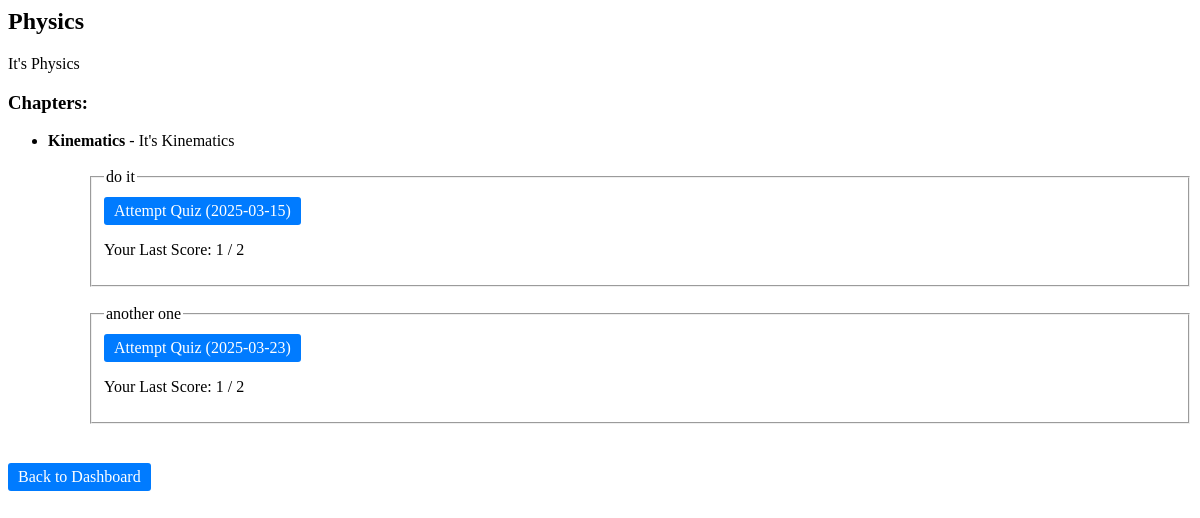
The app's page /view_quizzes/1 (signed in), older data.
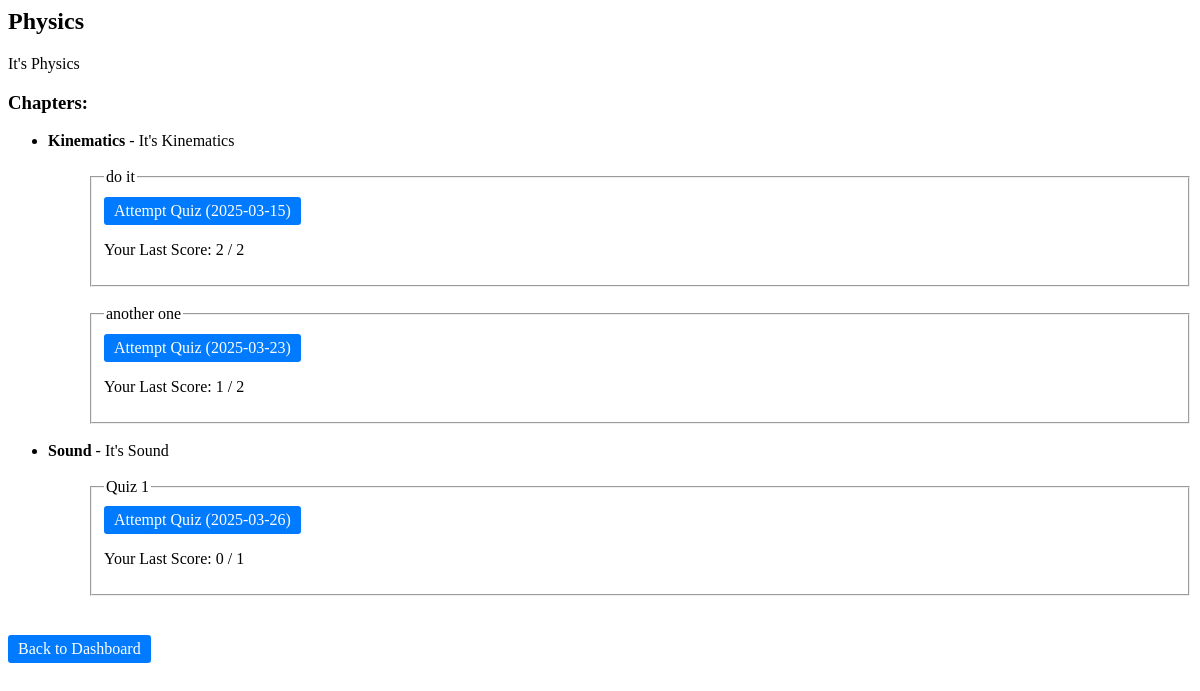
The same page, newer data.
### models/models.py (models this page shows)
class Chapter(db.Model):
    id = db.Column(db.Integer, primary_key=True)
    subject_id = db.Column(db.Integer, db.ForeignKey('subject.id'), nullable=False) # Link to subject
    name = db.Column(db.String(150), nullable=False)
    description = db.Column(db.Text, nullable=True)

class Quiz(db.Model):
    id = db.Column(db.Integer, primary_key=True)
    chapter_id = db.Column(db.Integer, db.ForeignKey('chapter.id'), nullable=False) # Link to Chapter
    date_of_quiz = db.Column(db.DateTime, nullable=False)
    remarks = db.Column(db.String(255), nullable=True)
    chapter = db.relationship('Chapter', backref=db.backref('quizzes', lazy=True))
    questions = db.relationship('Question', backref='quiz', lazy=True)

### app.py (the view)
@app.route("/view_quizzes/<int:subject_id>")
def view_quizzes(subject_id):
    if "user_id" not in session:
        return redirect(url_for("login"))
    user_id = session["user_id"]
    subject = Subject.query.get(subject_id)
    if not subject:
        return "Subject not found", 404
    chapters = Chapter.query.filter_by(subject_id=subject_id).all()
    quizzes_by_chapter = {} # Object to store individual quiz data
    now = datetime.now() # To know if quiz should be attemptable
    user_scores = {}  # Object to store user scores for each quiz
    for chapter in chapters:
        quizzes = Quiz.query.filter(
            Quiz.chapter_id == chapter.id,
        ).all()
        quizzes_by_chapter[chapter.id] = quizzes
        for quiz in quizzes:
            score_record = Score.query.filter_by(user_id=user_id, quiz_id=quiz.id).order_by(Score.time_stamp_of_attempt.desc()).first()
            user_scores[quiz.id] = score_record.total_scored if score_record else None # Object storing User scores for each quiz
    return render_template("view_quizzes.html", subject=subject, chapters=chapters, quizzes_by_chapter=quizzes_by_chapter, user_scores=user_scores,now=now)

### templates/view_quizzes.html (shortened to what this page needs)
<head>
    <link rel="stylesheet" href="{{ url_for('static', filename='styles.css') }}">
</head>
<body>
    <h2>{{ subject.name }}</h2>
    <p>{{ subject.description }}</p>
    <h3>Chapters:</h3>
    {% if chapters %}
        <ul>
            {% for chapter in chapters %}
                <li>
                    <strong>{{ chapter.name }}</strong> - {{ chapter.description }}
                    {% if quizzes_by_chapter[chapter.id] %}
                        <ul style="list-style-type: none;"><br>
                            {% for quiz in quizzes_by_chapter[chapter.id] %}
                            <li>
                                <fieldset>
                                {% if quiz.date_of_quiz <= now %}
                                    <legend> {{ quiz.remarks }}</legend>
                                    <a class="button" href="{{ url_for('attempt_quiz', quiz_id=quiz.id) }}">
                                        Attempt Quiz ({{ quiz.date_of_quiz.strftime('%Y-%m-%d') }})
                                    </a>
                                    {% if user_scores.get(quiz.id) is not none %}
                                        <p>Your Last Score: {{ user_scores[quiz.id] }} / {{ quiz.questions|length }}</p>
                                    {% else %}
                                        <p>You haven't attempted this quiz yet.</p>
                                    {% endif %}
                                {% else %}
                                    <span style="color: gray;">
                                        <p> {{ quiz.remarks }}</p>
                                        Quiz Starts at {{ quiz.date_of_quiz.strftime('%Y-%m-%d %H:%M') }}
                                    </span>
                                {% endif %}
                                </fieldset><br>
                            </li>
                            {% endfor %}
                        </ul>
                    {% else %}
                        <p>No quizzes available for this chapter.</p>
                    {% endif %}
                </li>
            {% endfor %}
        </ul>
    {% else %}
        <p>No chapters available for this subject.</p>
    {% endif %}
    <p><a class="button" href="{{ url_for('user_dashboard') }}">Back to Dashboard</a></p>
</body>

Row changes from the older to the newer data that the page shows:
computed for Quiz "do it": id "1" → "2"
added Chapter: name "Sound", description "It's Sound"
added Quiz: remarks "Quiz 1", date_of_quiz "2025-03-26", user_scores "0", questions|length "1", shown under "Sound"
